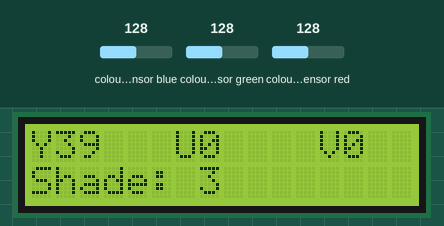
Bench run of a sketch on a simulated Arduino Nano, built with avr-gcc and run on an emulated ATmega328P. Parts: 16×2 character LCD. Wiring (inferred from the names in the program): TCS3200 colour sensor: output pin 8; S2 pin 6; S3 pin 7; S0 pin 4; S1 pin 5. The test bench sets the inputs (shaded band); at power-on: colour sensor blue 128, colour sensor green 128, colour sensor red 128.

Above: at 1.3 s.
1.4 s: colour sensor blue set to 5
At 3.2 s:
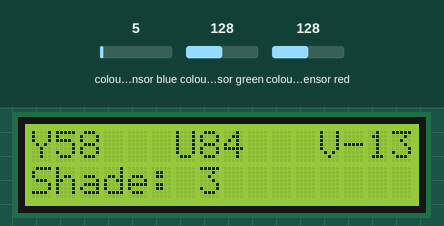
3.5 s: colour sensor green set to 5
At 5.1 s:
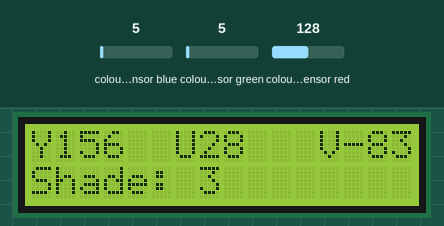
5.7 s: colour sensor red set to 5
At 6.9 s:
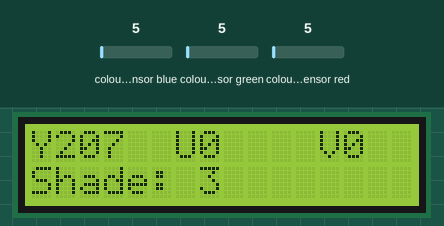
7.8 s: colour sensor blue set to 64
At 9.9 s:
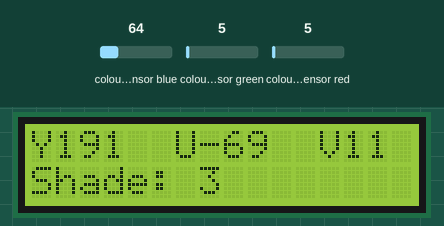
Timing chart, 0 to 10.9 s (numbered marks = the images above; inputs shaded):
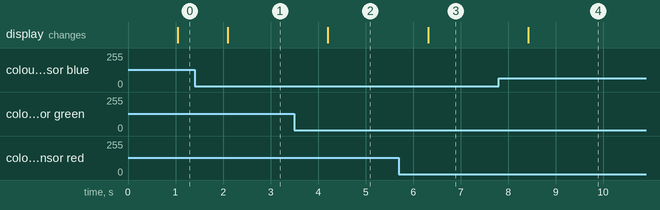

The sketch:

Glue_Comparator_v3.ino
```cpp
#include <LiquidCrystal_I2C.h>
#include <Wire.h>
LiquidCrystal_I2C lcd(0x27, 16, 2)

// TCS3200 pins wiring to Arduino Nano
#define s0 4
#define s1 5
#define s2 6
#define s3 7
#define outPin 8

// Variables
;int red;
int grn;
int blu;
int y;
int u;
int v;
int shade;
int count = 0;
long startTiming = 0;
long elapsedTime = 0;

// Declares function that interprets the YUV values as shades of glue from 1 to 16.
// These values were obtained experimentally, that is I tested each of the Garner color standards using this
// program minus the 'getGlueShade' function in order to establish a comfortable range of 'Y' values that were valid for each
// color shade. To those who just use this code without your own testing, you might get different results. Otherwise, you can
// repurpose this code to detect your own shade range.
void getGlueShade() {
  rgbToYUV();
  if (y < 20)
  shade = 1;
  else if (y <= 23)
  shade = 2;
  else if (23 < y <= 26)
  shade = 3;
  else if (26 < y <= 29)
  shade = 4;
  else if (29 < y <= 32)
  shade = 5;
  else if (32 < y <= 35)
  shade = 6;
  else if (35 < y <= 38)
  shade = 7;
  else if (38 < y <= 42)
  shade = 8;
  else if (42 < y <= 45)
  shade = 9;
  else if (45 < y <= 48)
  shade = 10;
}

//Converts RGB colors to YUV, which should remove the impact different thicknesses of gluestick.
//Since all we care about is the relative darkness of the glue itself, and color doesn't vary much on an RGB scle for glue products,
//converting to YUV makes for a simpler shading analysis.
void rgbToYUV() {
  readRGB();
  y = (0.299*red) + (0.587*grn) + (0.114*blu);
  u = (blu - y) * 0.565;
  v = (red - y) * 0.713;
}

//Declaration of the color-reading function.
void readRGB() {
  red = 0;
  grn = 0;
  blu = 0;
  int n = 10;
  for (int i = 0; i < n; ++i)
  {
    //read red component
    digitalWrite(s2, LOW);
    digitalWrite(s3, LOW);
    red = red + pulseIn(outPin, LOW);

   //read green component
    digitalWrite(s2, HIGH);
    digitalWrite(s3, HIGH);
    grn = grn + pulseIn(outPin, LOW);

   //let's read blue component
    digitalWrite(s2, LOW);
    digitalWrite(s3, HIGH);
    blu = blu + pulseIn(outPin, LOW);
  }
  red = red/n;
  grn = grn/n;
  blu = blu/n;
}

// Declaration of the functions and parameters which tell the microcontroller how to display information
// obtained from color detector on the display module.
// Note: The information printed on the top row of the LCD screen is meant for testing and debugging,
// if this is too busy or conjested you may remove it.
void showDataLCD()
{
  lcd.setCursor (0,0);
  lcd.print("Y");
  lcd.setCursor (1,0);
  lcd.print("    ");
  lcd.setCursor (1,0);
  lcd.print(y);
  lcd.setCursor (5,0);
  lcd.print(" U");
  lcd.setCursor (7,0);
  lcd.print("    ");
  lcd.setCursor (7,0);
  lcd.print(u);
  lcd.setCursor (12,0);
  lcd.print("V");
  lcd.setCursor (13,0);
  lcd.print("    ");
  lcd.setCursor (13,0);
  lcd.print(v);

  lcd.setCursor (0,1);
  lcd.print("Shade: ");
  lcd.setCursor (7,1);
  lcd.print("        ");
  lcd.setCursor (7,1);
  lcd.print(shade);
  }

void setup() {
  pinMode(s0, OUTPUT);
  pinMode(s1, OUTPUT);
  pinMode(s2, OUTPUT);
  pinMode(s3, OUTPUT);
  pinMode(outPin, INPUT);

  digitalWrite(s0, LOW); //In order to get a larger range of 'Y' values, the light must be kept low in order to maximize the detectable
  digitalWrite(s1, HIGH); //difference between shades of glue.

  Serial.begin(9600);
  lcd.init();
  lcd.init();
  lcd.backlight();
  showDataLCD();
}

void loop() {
  getGlueShade();
  elapsedTime = millis()-startTiming;
  if (elapsedTime > 1000)
  {
    showDataLCD();
    startTiming = millis();
  }
}
```

Measured:
- after the input at 1.4 s, the display: changes after 0.70 s (image 1)
- after the input at 3.5 s, the display: changes after 0.71 s (image 2)
- after the input at 5.7 s, the display: changes after 0.61 s (image 3)
- after the input at 7.8 s, the display: changes after 0.62 s (image 4)
